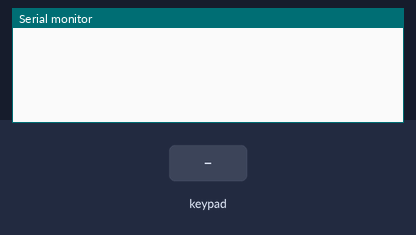
Simulated run of this sketch. Board: Arduino Uno, built with avr-gcc and run on an emulated ATmega328P. Parts: the last lines printed to the serial monitor. The test bench sets the inputs (shaded band).

Above: at 1.2 s.
1.3 s: key '1' pressed
At 1.8 s:
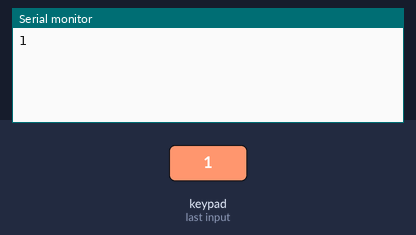
2.8 s: key 'R' pressed
At 4.0 s:
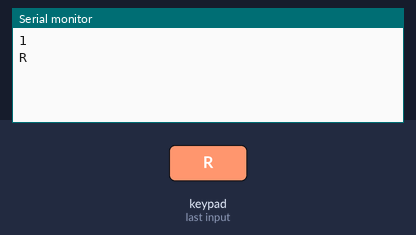
4.3 s: key 'X' pressed
At 5.1 s:
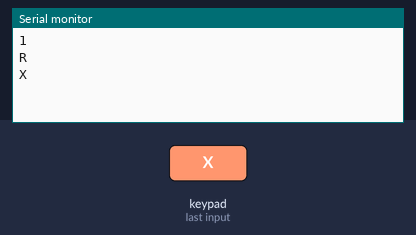
5.8 s: key 'F' pressed
At 6.2 s:
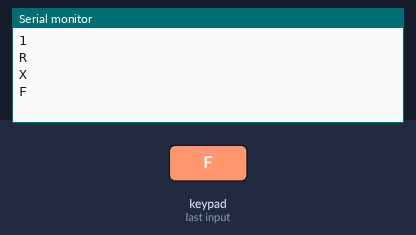
7.3 s: key 'S' pressed
At 8.5 s:
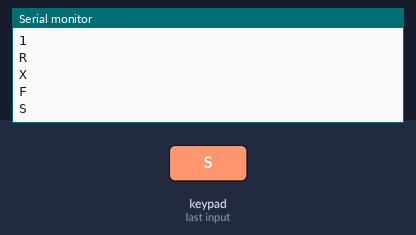
8.8 s: key 'T' pressed
At 10.0 s:
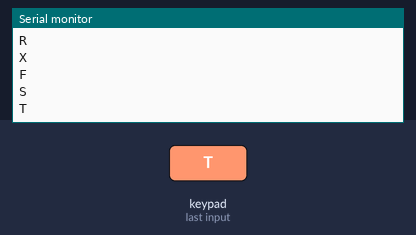

The sketch:

keypadTest.ino
```cpp
#include <Keypad.h>

const int rowPin1=14;
int rowPin2=15;
int rowPin3=16;
int rowPin4=17;
int colPin1=8;
int colPin2=9;
int colPin3=10;
int colPin4=11;


const byte rows = 4; //four rows
const byte cols = 4; //four columns
char keys[rows][cols] = {
  {'1','2','3','4'},
  {'5','6','7','8'},
  {'9','0','R','X'},
  {'F','S','T','E'}
};
byte rowPins[rows] = {rowPin1, rowPin2, rowPin3, rowPin4}; //connect to the row pinouts of the keypad
byte colPins[cols] = {colPin1, colPin2, colPin3, colPin4}; //connect to the column pinouts of the keypad
Keypad keypad = Keypad( makeKeymap(keys), rowPins, colPins, rows, cols );
char input="";
void setup() {
  // put your setup code here, to run once:
  Serial.begin(9600);

}

void loop() {
  // put your main code here, to run repeatedly:
  input=keypad.getKey();
  if(input!=NO_KEY){
  Serial.println(input);
  input="";
  }

}
```

Measured:
- after the input at 1.3 s, the serial monitor: prints a new line at once (image 1)
- after the input at 2.8 s, the serial monitor: prints a new line at once (image 2)
- after the input at 4.3 s, the serial monitor: prints a new line at once (image 3)
- after the input at 5.8 s, the serial monitor: prints a new line at once (image 4)
- after the input at 7.3 s, the serial monitor: prints a new line at once (image 5)
- after the input at 8.8 s, the serial monitor: prints a new line at once (image 6)
